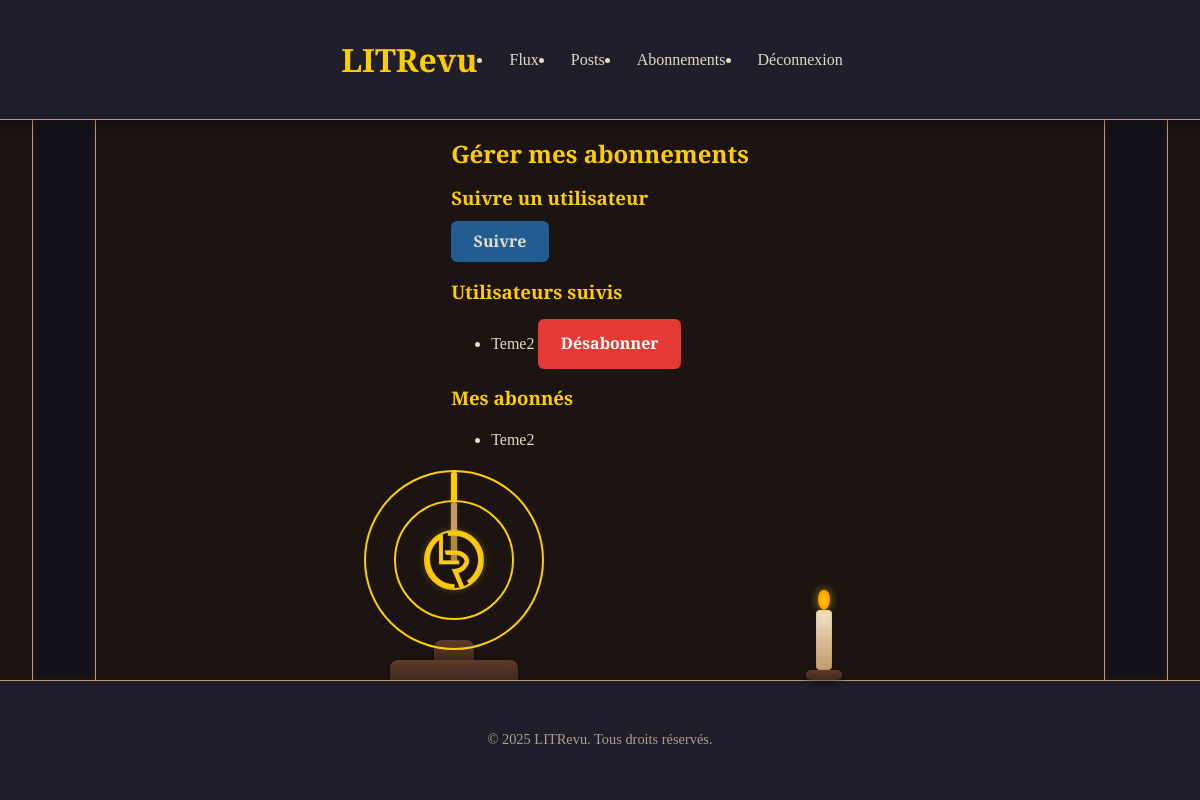
The app's page /users/followers/ (signed in), older data.
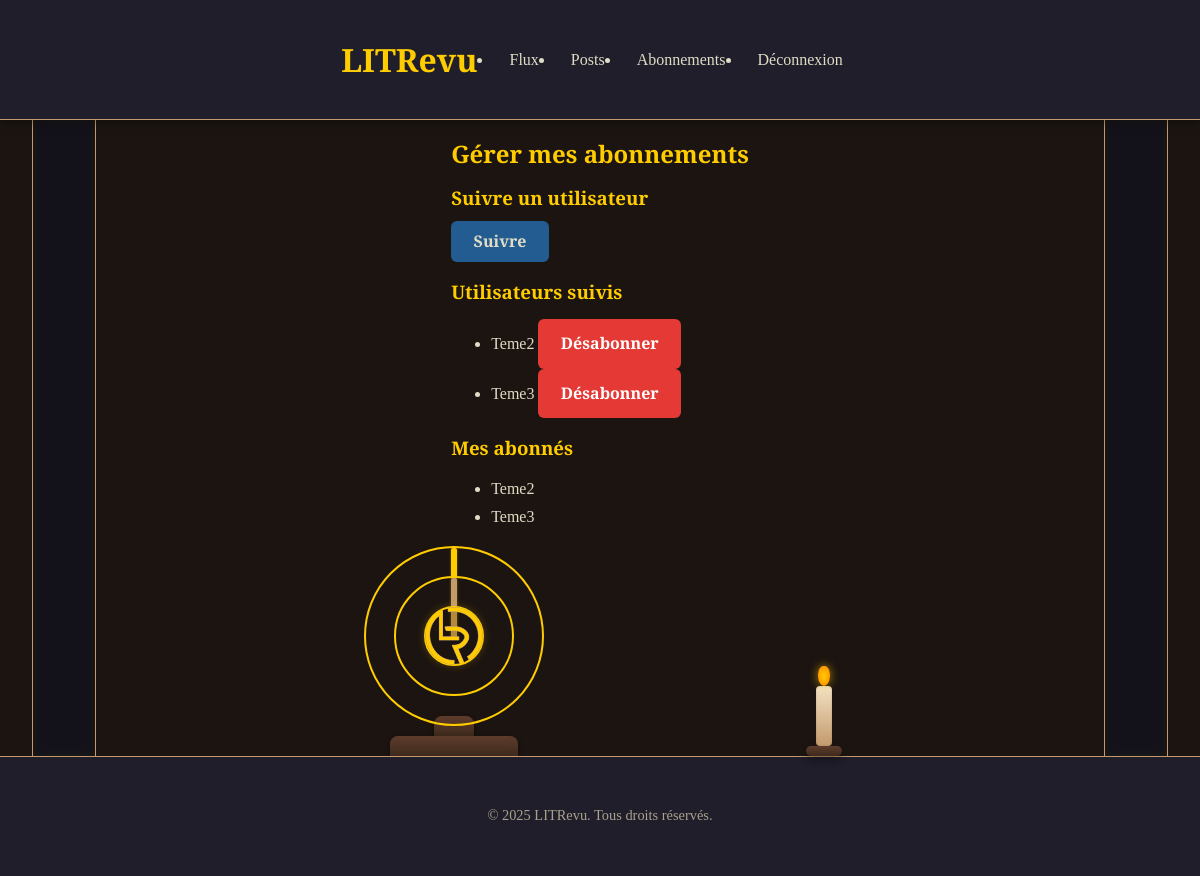
The same page, newer data.
### users/models.py (models this page shows, shortened)
class UserFollow(models.Model):
    user = models.ForeignKey(
        to=settings.AUTH_USER_MODEL,
        on_delete=models.CASCADE,
        related_name="following",  # Accès rapide aux abonnements
    )
    followed_user = models.ForeignKey(
        to=settings.AUTH_USER_MODEL,
        on_delete=models.CASCADE,
        related_name="followers",  # Accès rapide aux abonnés
    )
    objects = models.Manager()
    class Meta:
        unique_together = ("user", "followed_user")  # Ne permet pas les doublons

### users/views.py (the view)
# urls.py: path("followers/", list_of_follow, name="followers"),
def list_of_follow(request):
    followed_users = request.user.following.all()
    followers = request.user.followers.all()
    return render(
        request,
        "users/subscriptions.html",
        {"followed_users": followed_users, "followers": followers},
    )

### templates/users/subscriptions.html (shortened to what this page needs)
{% extends "base.html" %}
{% block content %}
<div class="container">
    <h2>Gérer mes abonnements</h2>
    <h3>Suivre un utilisateur</h3>
    <form method="post">
        <button type="submit" class="btn btn-primary">Suivre</button>
    </form>
    <h3>Utilisateurs suivis</h3>
    <ul>
        {% for user_follow in followed_users %}
            <li>
                {{ user_follow.followed_user.username }}
                <a href="{% url 'unfollow_user' user_follow.followed_user.id %}" class="btn btn-danger btn-sm">Désabonner</a>
            </li>
        {% empty %}
            <p>Vous ne suivez encore personne.</p>
        {% endfor %}
    </ul>
    <h3>Mes abonnés</h3>
    <ul>
        {% for user_follow in followers %}
            <li>{{ user_follow.user.username }}</li>
        {% empty %}
            <p>Vous n'avez pas encore d'abonnés.</p>
        {% endfor %}
    </ul>
</div>
{% endblock %}

### templates/base.html (shortened to what this page needs)
<!DOCTYPE html>
<html lang="fr">
    <head>
        {% load static %}
        <link rel="stylesheet" type="text/css" href="{% static 'css/normalize.css' %}?v={{ timestamp }}">
        <link rel="stylesheet" type="text/css" href="{% static 'css/variables.css' %}?v={{ timestamp }}">
        <link rel="stylesheet" type="text/css" href="{% static 'css/base.css' %}?v={{ timestamp }}">
        <link rel="stylesheet" type="text/css" href="{% static 'css/base_desktop.css' %}?v={{ timestamp }}">
    </head>
    <body class="theme-dark">
        {% include "components/header.html" %}
        <main class="main">
            {% include "components/column.html" %}
            <section class="main__content">
                {% block content %}{% endblock %}
                <section class="deco-section">
                    {% include "components/gyroscope.html" %}
                    {% include "components/candle.html" %}
                </section>
            </section>
            {% include "components/column.html" %}
        </main>
        <footer class="footer">
        <p>&copy; 2025 LITRevu. Tous droits réservés.</p>
        </footer>
    </body>
</html>

### templates/components/header.html
{% load static %}
{% block extra_css %}
  <link rel="stylesheet" href="{% static 'css/components/header.css' %}">
{% endblock %}
<header class="header">
    <div class="header__content">
        <h1 class="header__title">LITRevu</h1>
        {% if user.is_authenticated %}
            {% include "components/navbar.html" %}
        {% endif %}
    </div>
</header>

### templates/components/navbar.html (shortened to what this page needs)
{% load static %}
{% block extra_css %}
  <link rel="stylesheet" href="{% static 'css/components/navbar.css' %}">
{% endblock %}
<nav class="nav">
    <ul class="nav__menu">
        <li><a href="{% url 'home' %}">Flux</a></li>
        <li><a href="{% url 'self_posts' %}">Posts</a></li>
        <li><a href="{% url 'subscriptions' %}">Abonnements</a></li>
        <li><a href="{% url 'logout' %}">Déconnexion</a></li>
    </ul>
</nav>

### templates/components/column.html (shortened to what this page needs)
{% load static %}
{% block extra_css %}
  <link rel="stylesheet" href="{% static 'css/components/column.css' %}">
{% endblock %}
<div class="column">
</div>

### templates/components/gyroscope.html (shortened to what this page needs)
{% load static %}
{% block extra_css %}
  <link rel="stylesheet" href="{% static 'css/components/gyroscope.css' %}">
{% endblock %}
<div class="gyroscope-container">
    <div class="gyroscope">
      <div class="ring ring--outer">
        <div class="marker marker--outer"></div>
        <div class="ring ring--middle">
          <div class="marker marker--middle"></div>
        </div>
      </div>
      <div class="gyroscope-logo">
        <img src="{% static 'assets/litrevu_logo-gold.png' %}" alt="Logo" />
      </div>
    </div>
    <div class="gyroscope-stand-top"></div>
    <div class="gyroscope-stand-bot"></div>
</div>

### templates/components/candle.html
{% load static %}
{% block extra_css %}
  <link rel="stylesheet" href="{% static 'css/components/candle.css' %}">
{% endblock %}
<div class="candle">
    <div class="candle__flame"></div>
    <div class="candle__body"></div>
    <div class="candle__base"></div>
</div>

### static/css/variables.css (style rules this page uses)
:root { --bg-main: #1b1410; --bg-card: #201e2b; --bg-alt: #13121a; --bg-book: #1a0100; --text-main: #e0dcc5; --text-muted: #a8a28d; --title-color: #ffcc00; --accent: #8c3d2b; --link: #235C90; --link-2: #3d0200; --green: #4caf50; --red: #e53935; --border-color: #c49a6c; --font-serif: 'Cormorant Garamond', serif; --font-text: 'Merriweather', serif; --texture-parchment: url("https://www.transparenttextures.com/patterns/old-wall.png"); --texture-leather: url("https://www.transparenttextures.com/patterns/dark-leather.png"); --texture-stars: url("https://www.transparenttextures.com/patterns/stardust.png"); }

### static/css/base.css (style rules this page uses)
*, *::before, *::after { box-sizing: border-box; }
body { background: var(--bg-main); color: var(--text-main); font-family: var(--font-text); font-size: 16px; line-height: 1.7; display: flex; flex-direction: column; justify-content: space-between; align-items: center; }
h1, h2, h3, h4 { font-family: var(--font-serif); color: var(--title-color); margin-bottom: 0.6em; line-height: 1.2; }
a { color: var(--link); text-decoration: none; transition: color 0.3s ease; }
.main { display: flex; padding: 120px 2rem 0 2rem; width: 100%; min-height: calc(100vh - 120px); }
.main__content { display: flex; flex-direction: column; align-items: center; justify-content: space-between; width: 100%; flex-grow: 1; }
.deco-section { width: 100%; display: flex; flex-direction: row; align-items:last baseline; justify-content: space-evenly; }
.footer { background-color: var(--bg-card); color: var(--text-muted); text-align: center; padding: 2rem 1rem; border-top: 1px solid var(--border-color); font-size: 0.9rem; width: 100%; height: 120px; }
.btn { display: inline-block; padding: 0.7rem 1.4rem; border: none; border-radius: 6px; font-weight: bold; cursor: pointer; transition: background 0.3s ease; }
.btn-primary { background-color: var(--link); color: var(--text-main); text-decoration: none; }
.btn-danger { background-color: var(--red); color: white; }

### static/css/base_desktop.css (style rules this page uses)
@media (min-width: 1024px) { .main { align-items: stretch; padding: 120px 2rem 0 2rem; width: 100%; } }
@media (min-width: 1024px) { .column { flex-shrink: 0; width: 64px; display: flex; flex-direction: column; justify-content: space-between; } }

### static/css/components/header.css (style rules this page uses)
.header { display: flex; background-color: var(--bg-card); border-bottom: 1px solid var(--border-color); padding: 1rem; position: fixed; width: 100%; height: 120px; top: 0; z-index: 1000; box-shadow: 0 0 10px rgba(0, 0, 0, 0.5); }
.header__content { max-width: 1200px; margin: 0 auto; display: flex; align-items: center; justify-content: space-between; gap: 1rem; flex-wrap: wrap; }
.header__title { align-self: center; font-size: 2rem; font-family: var(--font-serif); color: var(--title-color); }

### static/css/components/navbar.css (style rules this page uses)
.nav { position: relative; }
.nav__menu { display: none; flex-direction: column; background-color: var(--bg-alt); border: 1px solid var(--border-color); border-radius: 8px; position: absolute; right: 0; top: 2.5rem; padding: 1rem; box-shadow: 0 0 15px rgba(0, 0, 0, 0.5); z-index: 100; }
.nav__menu a { font-family: var(--font-serif); font-size: 1rem; color: var(--text-main); padding: 0.5rem 0; }
@media (min-width: 1024px) { .nav__menu { display: flex; position: static; flex-direction: row; background: none; border: none; box-shadow: none; padding: 0; } }
@media (min-width: 1024px) { .nav__menu a { padding: 0 1rem; } }

### static/css/components/column.css (style rules this page uses)
.column { width: 64px; background-color: var(--bg-alt); background-image: url("https://www.transparenttextures.com/patterns/stardust.png"); background-repeat: repeat; border-left: 1px solid var(--border-color); border-right: 1px solid var(--border-color); display: none; justify-content: center; align-items: center; padding: 1rem 0; box-shadow: inset 0 0 10px rgba(255, 204, 0, 0.05); position: relative; }
@media (min-width: 1024px) { .column { flex-shrink: 0; width: 64px; display: flex; flex-direction: column; justify-content: space-between; } }

Row changes from the older to the newer data that the page shows:
added UserFollow: followed_user.username "Teme3", shown under "Utilisateurs suivis"
added UserFollow: user.username "Teme3", shown under "Mes abonnés"
